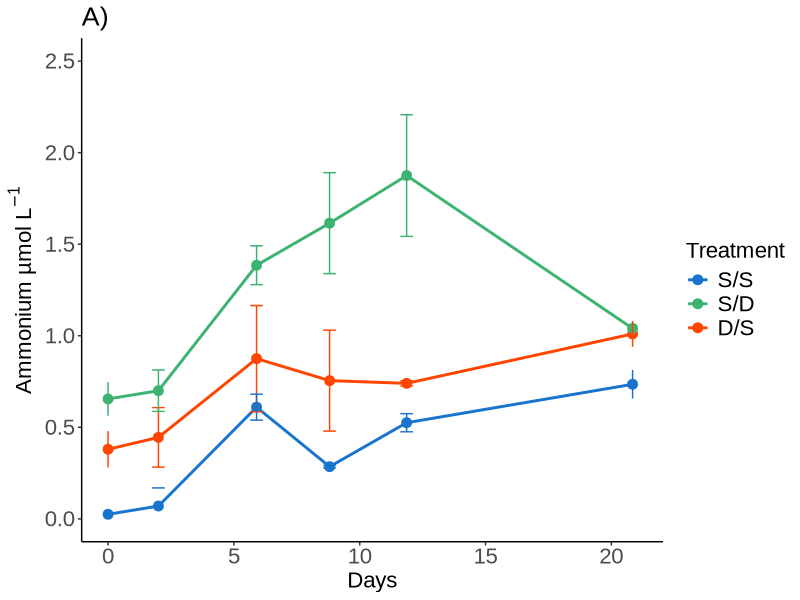
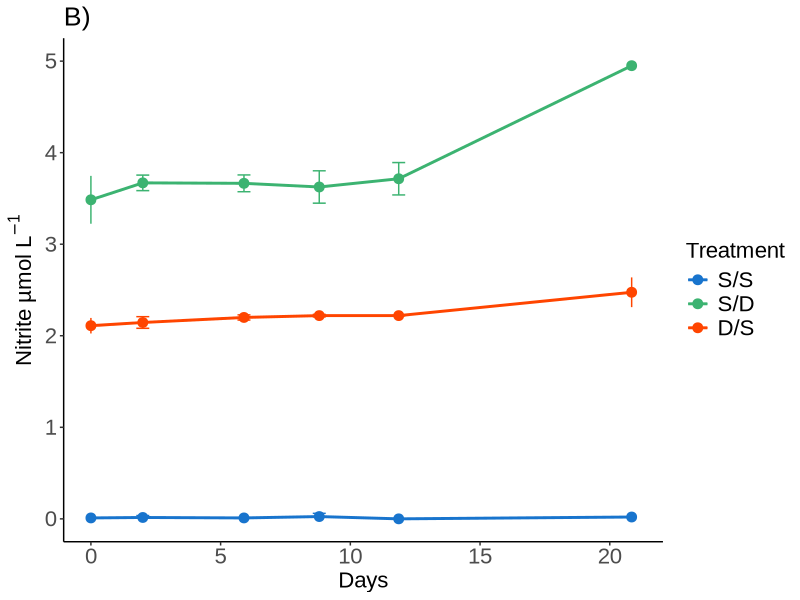
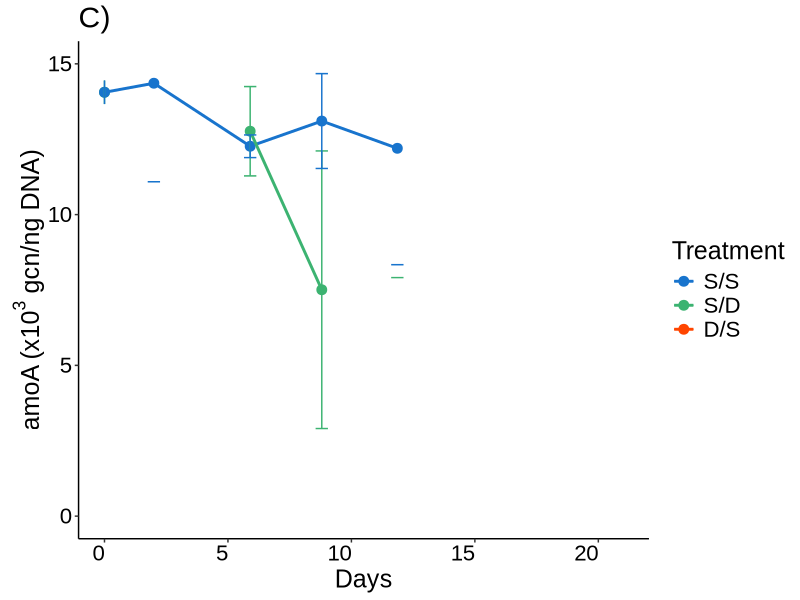
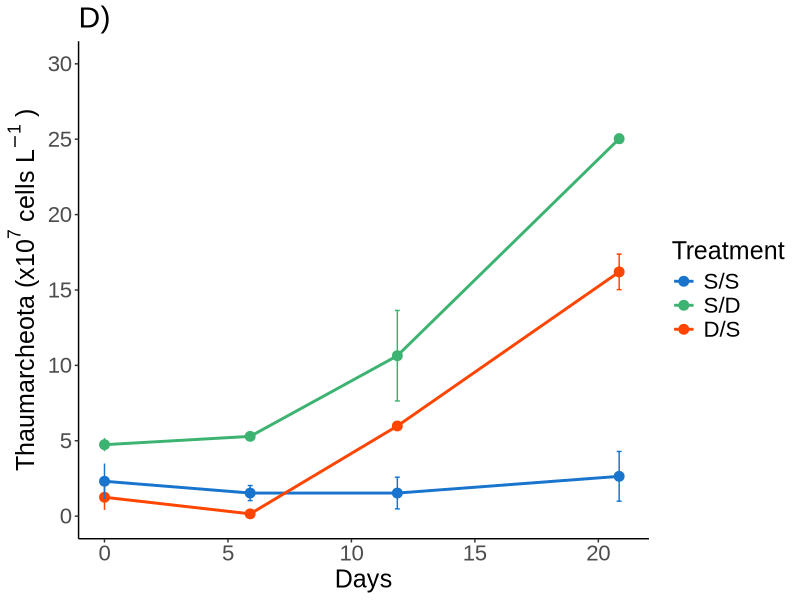
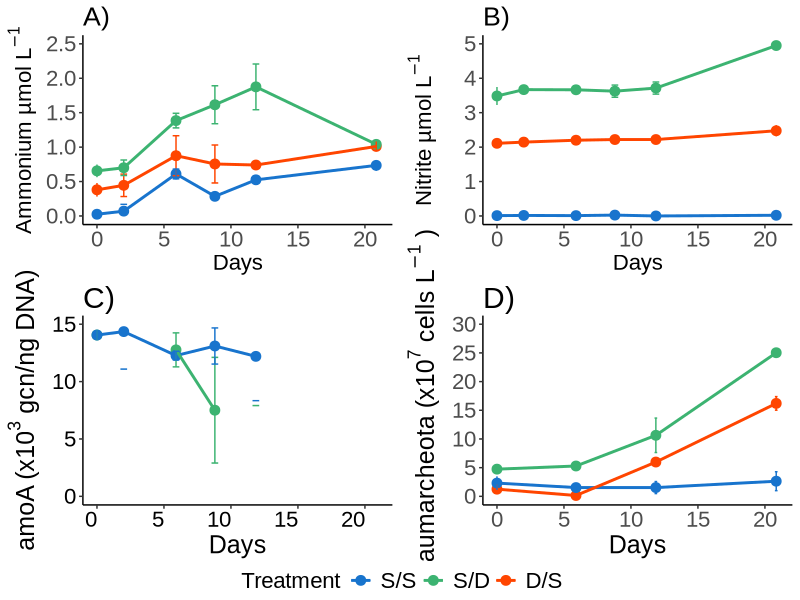
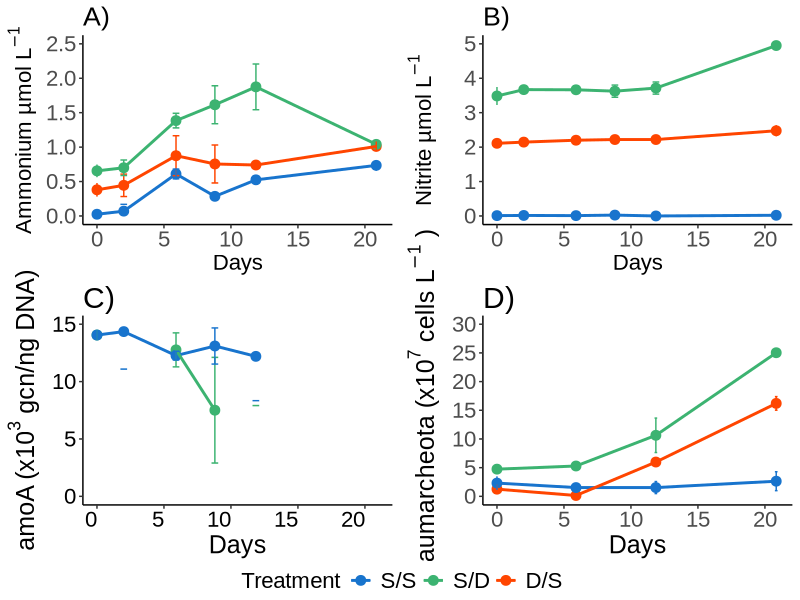

The R script that drew these images, in order:
## Code writen in 2023 by Rachel Parsons with assistance from Simon Biggs

library(tidyverse)
library(ggplot2)
library(ggtext)
library(gridExtra)
library("ggpubr")

library(scales)

line <- read.csv(file = "Line2.csv", header = TRUE)

line <- line %>%
  arrange(Treatment) %>%
  mutate(Treatment = factor(Treatment, levels = c("S/S", 
                                                  "S/D",
                                                  "D/S")))
ammonium.graph <- ggplot(line, aes(x=Day, y=Ammonium))  +
  geom_point(aes(colour=Treatment), size=3) +
  geom_line(data=line[!is.na(line$Ammonium),],aes(colour=Treatment), linewidth=1) +
  geom_errorbar(aes(ymin=Ammonium-NH4_SD, ymax=Ammonium+NH4_SD, colour=Treatment), width=0.5) +
  labs(x="Days", y=expression("Ammonium µmol L"^-1), colour = "Treatment") + # use expression() then text in "", ^ to start superscript then the brackets close superscript function as no more text in Y label.
  ggtitle("A)") +
  theme_classic() +
  scale_color_manual(values=c("dodgerblue3", "mediumseagreen", "orangered")) +
  scale_x_continuous(limits = c(0, 21)) +
  scale_y_continuous(limits = c(0, 2.5)) +
  theme(title = element_text(size=16, family="Arial"),
        axis.title = element_text(size=16, family="Arial"),
        axis.text = element_text(size=16, family="Arial"),
        legend.title=element_text(size=16, family="Arial"),  
        legend.text = element_text(size=16, family="Arial"))
ammonium.graph

nitrite.graph <- ggplot(line, aes(x=Day, y=Nitrite))  +
  geom_point(aes(colour=Treatment), size=3) +
  geom_line(data=line[!is.na(line$Nitrite),],aes(colour=Treatment), linewidth=1) +
  geom_errorbar(aes(ymin=Nitrite-NO2_SD, ymax=Nitrite+NO2_SD, colour=Treatment), width=0.5) +
  labs(x="Days", y=expression("Nitrite µmol L"^-1), colour = "Treatment") + # use expression() then text in "", ^ to start superscript then the brackets close superscript function as no more text in Y label.
  ggtitle("B)") +
  theme_classic() +
  scale_color_manual(values=c("dodgerblue3", "mediumseagreen", "orangered")) +
  scale_x_continuous(limits = c(0, 21)) +
  scale_y_continuous(limits = c(0, 5)) +
  theme(title = element_text(size=16, family="Arial"),
        axis.title = element_text(size=16, family="Arial"),
        axis.text = element_text(size=16, family="Arial"),
        legend.title=element_text(size=16, family="Arial"),  
        legend.text = element_text(size=16, family="Arial"))
nitrite.graph

gene <- read.csv(file = "Gene.csv", header = TRUE)

gene <- gene %>%
  arrange(Treatment) %>%
  mutate(Treatment = factor(Treatment, levels = c("S/S", 
                                                  "S/D",
                                                  "D/S")))
amoA.graph <- ggplot(gene, aes(x=Day,y=amoA))  +
  geom_point(aes(colour=Treatment), size=3) +
  geom_line(data=gene[!is.na(gene$amoA),],aes(colour=Treatment), linewidth=1) +
  geom_errorbar(aes(ymin=amoA-amoA_SD, ymax=amoA+amoA_SD, colour=Treatment), width=0.5) +
  labs(x="Days", y=expression("amoA (x10"^3 ~"gcn/ng DNA)"), colour = "Treatment") +
  ggtitle("C)") +
  theme_classic() +
  scale_colour_manual(values=c("dodgerblue3", "mediumseagreen", "orangered")) +
  scale_y_continuous(limits = c(0, 15)) + 
  scale_x_continuous(limits = c(0, 21)) +
  theme(title = element_text(size=18, family="Arial"),
        axis.title.y = element_text(size=18, family="Arial", vjust = 0),
        axis.text.x = element_text(color = "black", family="Arial", size = 16, angle = 0, hjust = 1, vjust = 1),
        axis.text.y = element_text(color = "black", family="Arial", size = 16),
        legend.title=element_text(size=18, family="Arial"),  
        legend.text = element_text(size=16, family="Arial"))
amoA.graph

lineage <- read.csv(file = "Lineage.csv", header = TRUE)

lineage <- lineage %>%
  arrange(Treatment) %>%
  mutate(Treatment = factor(Treatment, levels = c("S/S", 
                                                  "S/D",
                                                  "D/S")))

thaum.graph <- ggplot(lineage, aes(x=Day, y=Thaum))  +
  geom_point(aes(colour=Treatment), size=3) +
  geom_line(data=lineage[!is.na(lineage$Thaum),],aes(colour=Treatment), linewidth=1) +
  geom_errorbar(aes(ymin=Thaum-Thaum_SD, ymax=Thaum+Thaum_SD, colour=Treatment), width=0.2) +
  guides(size=FALSE) +
  labs(x="Days", y=expression("Thaumarcheota (x10" ^7 ~ "cells L"^-1~")"), colour = "Treatment") +
  ggtitle("D)") +
  theme_classic() +
  scale_color_manual(values=c("dodgerblue3", "mediumseagreen", "orangered")) +
  scale_x_continuous(limits = c(0, 21)) +
  scale_y_continuous(limits = c(0, 30),breaks = c(0,5,10,15,20,25,30)) + 
  theme(title = element_text(size=18, family="Arial"),
        axis.title = element_text(size=18, family="Arial"),
        axis.text = element_text(size=16, family="Arial"),
        legend.title=element_text(size=18, family="Arial"),  
        legend.text = element_text(size=16, family="Arial"))
thaum.graph

figure4 <- ggarrange(ammonium.graph, nitrite.graph, amoA.graph, thaum.graph, ncol = 2, nrow = 2,
                     common.legend = TRUE, legend = "bottom",
                     align = "hv")
figure4

ggsave("Figure4.png", plot = figure4, width = 8, height = 8, dpi = 300, units = "in")
